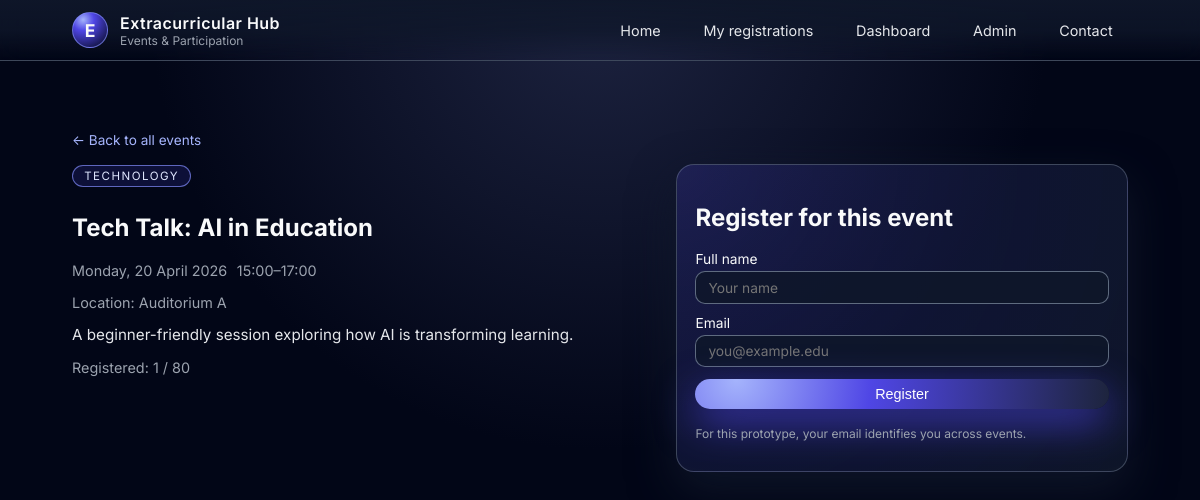
The page /events/1 on the database its author committed.
### app.py (models this page shows)
class Event(db.Model):
    id = db.Column(db.Integer, primary_key=True)
    title = db.Column(db.String(200), nullable=False)
    description = db.Column(db.Text, nullable=False)
    category = db.Column(db.String(80), nullable=True)
    location = db.Column(db.String(120), nullable=False)
    date = db.Column(db.Date, nullable=False)
    start_time = db.Column(db.Time, nullable=False)
    end_time = db.Column(db.Time, nullable=False)
    capacity = db.Column(db.Integer, nullable=True)
    is_paid = db.Column(db.Boolean, nullable=False, default=False)
    fee_amount = db.Column(db.Float, nullable=True)
    payment_method = db.Column(db.String(120), nullable=True)
    payment_details = db.Column(db.Text, nullable=True)
    registrations = db.relationship("Registration", back_populates="event", cascade="all, delete-orphan")

### app.py (the view)
@app.route("/events/<int:event_id>")
def event_detail(event_id):
    event = Event.query.get_or_404(event_id)
    return render_template("event_detail.html", event=event)

### templates/event_detail.html (shortened to what this page needs)
{% extends "base.html" %}
{% block content %}
  <section class="section">
    <a href="{{ url_for('home') }}" class="back-link">← Back to all events</a>
    <div class="layout-two-column">
      <div>
        <span class="pill">{{ event.category or "General" }}</span>
        <h1>{{ event.title }}</h1>
        <p class="event-meta">
          <span>{{ event.date.strftime("%A, %d %B %Y") }}</span>
          <span>
            {{ event.start_time.strftime("%H:%M") }}–{{ event.end_time.strftime("%H:%M") }}
          </span>
        </p>
        <p class="event-meta">Location: {{ event.location }}</p>
        <p class="event-description">{{ event.description }}</p>
        <p class="event-meta">
          Registered:
          {{ event.registrations|length }}
          {% if event.capacity %}
            / {{ event.capacity }}
          {% endif %}
        </p>
      </div>
      <div class="card">
        <h2>Register for this event</h2>
        <form action="{{ url_for('register') }}" method="post" class="form">
          <label>
            Full name
            <input type="text" name="name" placeholder="Your name" required />
          </label>
          <label>
            Email
            <input type="email" name="email" placeholder="you@example.edu" required />
          </label>
          <button type="submit" class="primary-btn">Register</button>
          <p class="helper-text">
            For this prototype, your email identifies you across events.
          </p>
        </form>
      </div>
    </div>
  </section>
{% endblock %}

### static/css/styles.css (style rules this page uses)
:root { --bg: #050816; --bg-elevated: #0b1020; --bg-elevated-soft: #11162a; --accent: #4f46e5; --accent-soft: rgba(79, 70, 229, 0.16); --accent-strong: #6366f1; --text-main: #f9fafb; --text-muted: #a5b4fc; --border-subtle: rgba(148, 163, 184, 0.35); --danger: #f97373; --success: #34d399; --shadow-soft: 0 18px 45px rgba(15, 23, 42, 0.9); --radius-lg: 18px; --radius-pill: 999px; --blur: 18px; }
*, *::before, *::after { box-sizing: border-box; }
body { margin: 0; min-height: 100vh; font-family: 'Inter', system-ui, -apple-system, BlinkMacSystemFont, 'Segoe UI', sans-serif; color: var(--text-main); background: radial-gradient(circle at top, #1d2340 0, #020617 45%, #020617 100%); }
a { color: inherit; text-decoration: none; }
.section { margin-top: 2.75rem; }
.card { position: relative; background: radial-gradient( circle at top left, rgba(79, 70, 229, 0.2), rgba(15, 23, 42, 0.95) ); border-radius: var(--radius-lg); border: 1px solid var(--border-subtle); padding: 1.1rem 1.15rem; box-shadow: var(--shadow-soft); }
input, textarea, select { width: 100%; padding: 0.45rem 0.75rem; border-radius: 10px; border: 1px solid rgba(148, 163, 184, 0.6); background: rgba(15, 23, 42, 0.85); color: var(--text-main); font-family: inherit; font-size: 0.86rem; }
.primary-btn, .recommendation-form button { border-radius: var(--radius-pill); border: 0; padding: 0.45rem 1.25rem; font-size: 0.9rem; font-weight: 500; cursor: pointer; background: radial-gradient(circle at 10% 0, #a5b4fc, #4f46e5 36%, #1d243d 100%); color: white; box-shadow: 0 14px 40px rgba(79, 70, 229, 0.7); white-space: nowrap; }
.helper-text { margin-top: 0.4rem; font-size: 0.75rem; color: #9ca3af; }
.layout-two-column { display: grid; grid-template-columns: minmax(0, 1.4fr) minmax(0, 1.1fr); gap: 1.8rem; align-items: flex-start; }
.event-meta { font-size: 0.9rem; color: #9ca3af; display: flex; flex-wrap: wrap; gap: 0.6rem; }
.event-description { margin-top: 0.9rem; font-size: 0.95rem; color: #e5e7eb; }
.pill { display: inline-flex; align-items: center; padding: 0.2rem 0.7rem; font-size: 0.72rem; border-radius: var(--radius-pill); text-transform: uppercase; letter-spacing: 0.13em; border: 1px solid rgba(129, 140, 248, 0.7); background: rgba(79, 70, 229, 0.16); color: #e0e7ff; margin-bottom: 0.4rem; }
.back-link { display: inline-flex; align-items: center; font-size: 0.85rem; color: #a5b4fc; margin-bottom: 1rem; }
.form { display: flex; flex-direction: column; gap: 0.7rem; }
.form label { display: flex; flex-direction: column; gap: 0.25rem; font-size: 0.86rem; }

### rows shown on the page
Event: category "TECHNOLOGY", title "Tech Talk: AI in Education", date "Monday, 20 April 2026", start_time "15:00", end_time "17:00", location "Auditorium A", description "A beginner-friendly session exploring how AI is transforming learning.", capacity "80"

### other values the page prints
{{ event.registrations|length }} "1"
